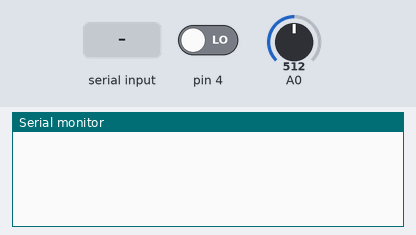
Bench run of a sketch on a simulated Arduino Uno, built with avr-gcc and run on an emulated ATmega328P. Parts: the last lines printed to the serial monitor. Inputs (shaded band) come from the test bench; at power-on: pin 4 LOW, A0 = 512.

Above: at 1.2 s.
1.3 s: "shs photora\n" received over Serial
At 3.2 s:
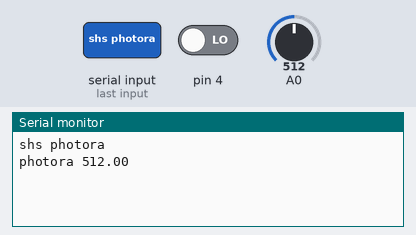
3.5 s: "shs photord\n" received over Serial
At 4.8 s:
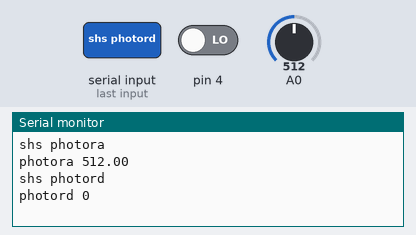
5.5 s: "shs temp\n" received over Serial
At 6.4 s:
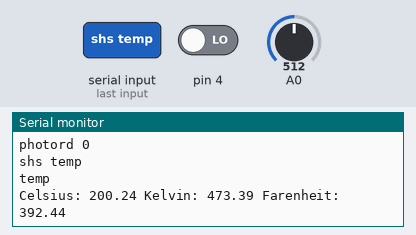
7.5 s: "shs infrared\n" received over Serial
At 9.2 s:
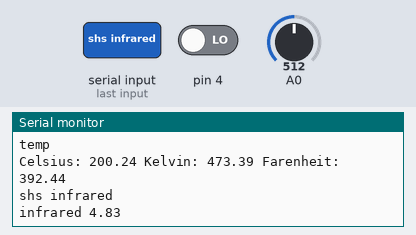
9.5 s: "1\n" received over Serial
At 10.4 s:
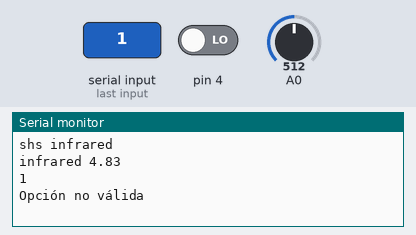

Measured:
- after the input at 1.3 s, the serial monitor: prints a new line after 0.70 s (image 1)
- after the input at 3.5 s, the serial monitor: prints a new line after 0.50 s (image 2)
- after the input at 5.5 s, the serial monitor: prints a new line after 0.50 s (image 3)
- after the input at 7.5 s, the serial monitor: prints a new line after 0.51 s (image 4)
- after the input at 9.5 s, the serial monitor: prints a new line after 0.51 s (image 5)

The sketch:

Ejercicio_06.ino
```cpp
String string="";

void setup() {
  // put your setup code here, to run once:

  Serial.begin(9600);
  string.reserve(200);
  pinMode(4,INPUT);

}

void loop(){

  if(Serial.available()){
    string=Serial.readStringUntil('\n');
   Serial.println(string);

  if(string=="shs photora")
    photora();
  else if (string=="shs photord")
    photord();
  else if (string=="shs temp")
    temp();
  else if(string=="shs infrared")
    distancia();
  else
     Serial.println("Opción no válida");

  string="";
  }

  delay(1000);
}

void distancia() {
  // put your main code here, to run repeatedly:
  float lectura,promedio=0;
  for(int i=0;i<20;i++){
    lectura=analogRead(A0);
    promedio+=lectura;
  }
  promedio/=20;

    //Serial.println(promedio);
  float valor=1485.22684*pow(promedio,-0.9182003511);
//
    Serial.print("infrared ");
    Serial.println(valor);
}


void temp() {
  // put your main code here, to run repeatedly:
  float lectura= analogRead(A1);
  float volts=lectura*5/1023;
  float grados=(100*volts)-50;
  float kelvin=grados+273.15;
  float farenheit=((grados*9/5)+32);

   Serial.println("temp");
   Serial.print("Celsius: ");
   Serial.print(grados);
   Serial.print(" Kelvin: ");
   Serial.print(kelvin);
   Serial.print(" Farenheit: ");
   Serial.println(farenheit);
}


void photord() {

  int valor=digitalRead(4);
  Serial.print("photord ");
  Serial.println(valor);
}

void photora() {

 float lectura=analogRead(A2);
   Serial.print("photora ");
  Serial.println(lectura);
}
```
